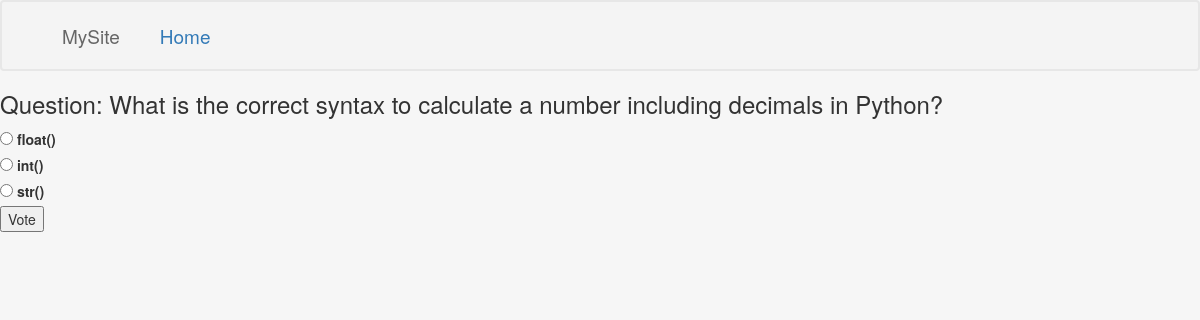
The app's page /polls/8/ with its own data.
### polls/models.py (models this page shows, shortened)
@python_2_unicode_compatible
class Question(models.Model):
	question_text = models.CharField(max_length=200)
	pub_date = models.DateTimeField('date published')
	def was_published_recently(self):
		now = timezone.now()
		return now - datetime.timedelta(days=1) <= self.pub_date <= now
	was_published_recently.admin_order_field = 'pub_date'
	was_published_recently.boolean = True
	was_published_recently.short_description = 'Published recently?'

@python_2_unicode_compatible
class Choice(models.Model):
	question = models.ForeignKey(Question, on_delete=models.CASCADE)
	choice_text = models.CharField(max_length=200)
	votes = models.IntegerField(default=0)

### polls/views.py (the view)
# urls.py: url(r'^(?P<pk>[0-9]+)/$', views.DetailView.as_view(), name='detail'),
class DetailView(generic.DetailView):
	model = Question
	template_name = 'polls/detail.html'
	def get_queryset(self):
		return Question.objects.filter(pub_date__lte=timezone.now())

### polls/templates/polls/detail.html (shortened to what this page needs)
{% extends "polls/base.html" %}
{% block content %}
<h3>Question: {{ question.question_text }}</h3>
<form action="{% url 'polls:vote' question.id %}" method="post">
{% for choice in question.choice_set.all %}
	<input type="radio" name="choice" id="choice{{ forloop.counter }}" value="{{ choice.id }}" />
	<label for="choice{{ forloop.counter }}">{{ choice.choice_text }}</label>
	<br/>
{% endfor %}
<input type="submit" value="Vote" />
</form>
{% endblock %}

### polls/static/polls/style.css (style rules this page uses)
html, body { height: 100%; margin: 0; }

### records on screen
Question: question_text "What is the correct syntax to calculate a number including decimals in Python?"
Choice: choice_text "float()"
Choice: choice_text "int()"
Choice: choice_text "str()"
